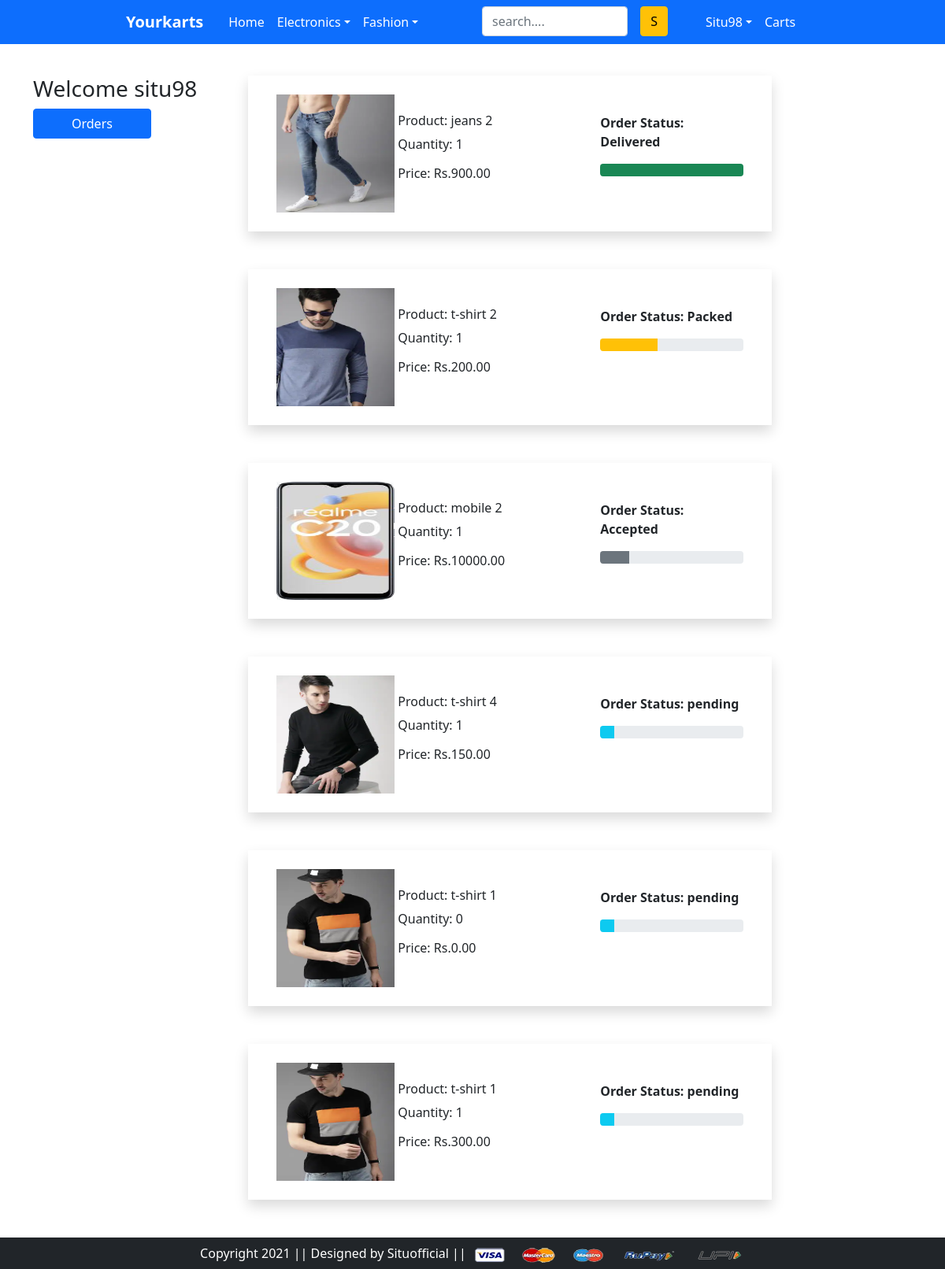
Screenshot of /order_status/ (signed in) with the database file from the repository.
### app/models.py (models this page shows, shortened)
class OrderPlaced(models.Model):
    user=models.ForeignKey(User,on_delete=models.CASCADE)
    customer=models.ForeignKey(Customer,on_delete=models.CASCADE)
    product=models.ForeignKey(Product,on_delete=models.CASCADE)
    quantity=models.PositiveIntegerField(default=1)
    order_date=models.DateTimeField(auto_now_add=True)
    status=models.CharField(choices=Status,default='pending',max_length=50)
    @property
    def total_cost(self):
        return self.quantity*self.product.discount_price

class Product(models.Model):
    title=models.CharField(max_length=200)
    selling_price=models.FloatField()
    discount_price=models.FloatField()
    brand=models.CharField(max_length=50)
    description=models.TextField()
    category=models.CharField(max_length=2,choices=Ctc)
    product_img=models.ImageField(upload_to='productimg')

### app/views.py (the view)
# urls.py: path('order_status/',views.order_status,name='order_status'),
def order_status(request):
    if request.user.is_authenticated:
        user=request.user
        op=OrderPlaced.objects.filter(user=user)
        return render(request,'app/order_status.html',{'op':op})
    else:
        return HttpResponseRedirect('/login/')

### app/templates/app/order_status.html
{% extends 'app/base.html' %}
{% load static %}
{% block maincontent %}
<div class="container py-5">
    <div class="row">
        <div class="col-3  my-5 position-fixed">
         <h3>Welcome {{request.user}}</h3>
         <a href="" class="btn btn-primary px-5">Orders</a>
         </div>
        <div class="col-7 offset-3">
            {% for o in op %}
            <div class="row mt-5 shadow px-4 pt-4 ">
                <div class="col-3 pb-4">
                    <img src="{{o.product.product_img.url}}" alt="" style="width: 150px; height: 150px;">
                </div>
                <div class="col-5 mt-4">
                    <p class="h6">Product: {{o.product.title}}</p>
                    <p >Quantity: {{o.quantity}}</p>
                    <P class="h6">Price: Rs.{{o.total_cost}}0</P>
                </div>
                <div class="col-4 fw-bold mt-4">
                    <p>Order Status: {{o.status}}</p>
                    {% if o.status == 'Accepted' %}
                    <div class="progress">
                       <div class="progress-bar bg-secondary" style="width:20%;"></div>
                    </div>
                    {% elif o.status == 'Packed' %}
                    <div class="progress">
                       <div class="progress-bar bg-warning" style="width:40%;"></div>
                    </div>
                    {% elif o.status == 'On_the_way' %}
                    <div class="progress">
                       <div class="progress-bar bg-primary" style="width:60%;"></div>
                    </div>
                    {% elif o.status == 'Delivered' %}
                    <div class="progress">
                       <div class="progress-bar bg-success" style="width:100%;"></div>
                    </div>
                    {% elif o.status == 'Cancel' %}
                    <div class="progress">
                       <div class="progress-bar bg-danger" style="width:100%;"></div>
                    </div>
                    {% else %}
                    <div class="progress">
                       <div class="progress-bar bg-info" style="width:10%;"></div>
                    </div>
                    {% endif %}
                </div>
            </div>
            {% endfor %}
        </div>
    </div>
</div>
{% endblock maincontent %}

### app/templates/app/base.html (shortened to what this page needs)
<!DOCTYPE html>
{% load static %}
<html lang="en">
<head>
    <link rel="stylesheet" href="{% static 'app/css/bootstrap.css' %}">
    <link rel="stylesheet" href="https://use.fontawesome.com/releases/v5.15.3/css/all.css">
    <link rel="stylesheet" href="{% static 'app/css/style.css' %}">
</head>
<body>
    <nav class="navbar navbar-expand navbar-dark bg-primary fixed-top">
    <div class="container-fluid d-block">
        <div class="row px-5 ">
            <div class="col-6 ">
                <div class="row ">
                    <div class="col-10 offset-2">
                        <ul class="navbar-nav">
                            <li class="nav-item">
                                <a href="/" class="navbar-brand nav-link active fw-bold">Yourkarts</a>
                            </li>
                            <li class="nav-item">
                                <a href="/" class="nav-link active">Home</a>
                            </li>
                            <li class="nav-item dropdown">
                                <a href="" class="nav-link active dropdown-toggle" data-bs-toggle="dropdown">Electronics</a>
                            </li>
                            <li class="nav-item dropdown">
                                <a href="" class="nav-link active dropdown-toggle" data-bs-toggle="dropdown">Fashion</a>
                            </li>
                        </ul>
                    </div>
                </div>
            </div>
            <div class="col-6 ">
                <div class="row">
                    <div class="col-6">
                        <form action="" class="d-flex ">
                            <input class="form-control" type="search" name="Search" id="" placeholder="search....">
                            <input type="submit" value="S" class="btn btn-warning  mx-3">
                        </form>
                    </div>
                    <div class="col-6">
                        <ul class="navbar-nav navbar-expand ">
                            <li class="nav-item dropdown">
                                {% if request.user.is_authenticated %}
                                <a href="" class="nav-link dropdown-toggle active" data-bs-toggle="dropdown">{{request.user|capfirst}}</a>
                            </li>
                            <li class="nav-item">
                                <a href="{% url 'cart' %}" class="nav-link active">Carts  {% if totalitem > 0 %}<span class="badge bg-danger">{{totalitem}} </span> {% endif %}</a>
                            </li>
                            {% endif %}
                        </ul>
                    </div>
                </div>
            </div>
        </div>
    </div>
</nav>
    {% block maincontent %}{% endblock maincontent %}
<footer>
    <div class="container-fluid bg-dark">
        <div class="row py-2">
            <div class="col text-center">
                <span class="text-white ">Copyright 2021 || Designed by Situofficial || <img src="{% static 'app/image/payment.png' %}" alt="payment" srcset=""></span>
            </div>
        </div>
    </div>
</footer>
</body>
</html>

### rows the page displays
OrderPlaced: product.product_img (picture), product "jeans 2", quantity "1", total_cost "900.0", status "Delivered"
OrderPlaced: product.product_img (picture), product "t-shirt 2", quantity "1", total_cost "200.0", status "Packed"
OrderPlaced: product.product_img (picture), product "mobile 2", quantity "1", total_cost "10000.0", status "Accepted"
OrderPlaced: product.product_img (picture), product "t-shirt 4", quantity "1", total_cost "150.0", status "pending"
OrderPlaced: product.product_img (picture), product "t-shirt 1", quantity "0", total_cost "0.0", status "pending"
OrderPlaced: product.product_img (picture), product "t-shirt 1", quantity "1", total_cost "300.0", status "pending"

### other values shown
{{ request.user|capfirst }} "Situ98"
{{ request.user }} "situ98"
